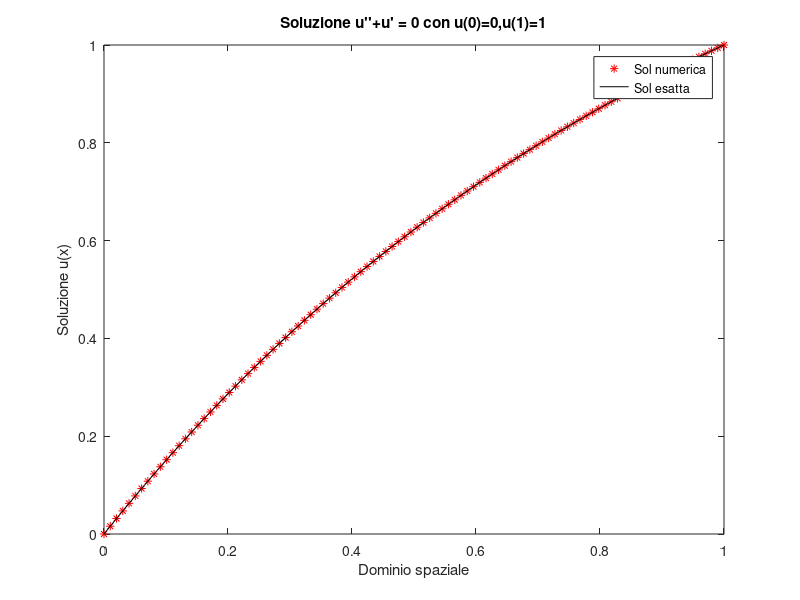

Recreate this plot in MATLAB.
clear all;
close all;

%% Risoluzione equazione di poisson -u''(x) = f(x)

L = 1;
N = 100; %Numero di punti nel dominio
x = linspace(0,L,N)'; %Dominio discretizzato
dx = x(2)-x(1); %Passo di discretizzazione

d1 = -2*ones(N,1);
d2 = ones(N-1,1);
D2 = diag(d1) + diag(d2,1) + diag(d2,-1);
D2 = 1/dx^2 * D2;
D2(1,1:2) = [1/dx^2,0];
D2(end,end-1:end) = [0,1/dx^2];

m1 = 1/(2*dx) * ones(N-1,1);
D1 = diag(m1,1)-diag(m1,-1);
D1(1,1:2) = [0,0];
D1(end,end-1:end) = [0,0];

f = zeros(length(x),1);
f(1) = 0;
f(end) = 1/dx^2;

%Soluzione numerica trovata nel vettore u
u = (D2+D1)\f;

%Soluzione analitica
uesatta = @(t) (exp(1)-exp(1-t))./(exp(1)-1);

plot(x,u,'r*',x,uesatta(x),'k-');
title("Soluzione u''+u' = 0 con u(0)=0,u(1)=1");
legend("Sol numerica","Sol esatta");
xlabel("Dominio spaziale");
ylabel("Soluzione u(x)");